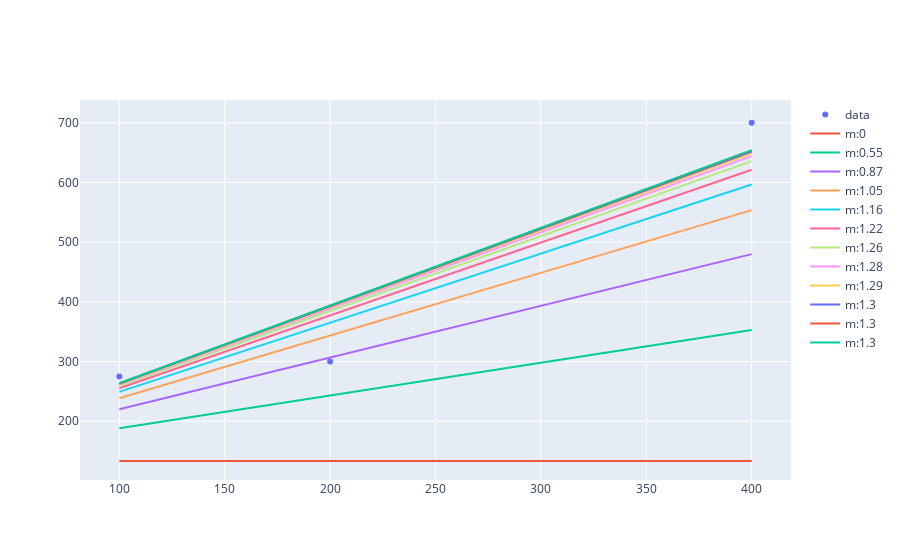

Notebook code cell kept with this figure:
### Code cell
from plotly.offline import iplot, init_notebook_mode
from graph import plot, m_b_trace
import plotly.graph_objs as go

init_notebook_mode(connected=True)

from graph import trace_values, plot

data_trace = trace_values(budgets, revenues)
if descent_steps:
    m_values = list(map(lambda step: step['m'] ,descent_steps))
    regression_traces = list(map(lambda m: m_b_trace(m, 133.33, budgets, name = 'm:' + str(round(m, 2))), m_values))
    plot([data_trace, *regression_traces])

### Figure 1 — Plotly figure (JSON) as saved in the notebook; plotly's stock layout.template omitted (floating-point values rounded to 4 significant figures)
{"data": [{"mode": "markers", "name": "data", "text": [], "type": "scatter", "x": [100, 200, 400], "y": [275, 300, 700]}, {"mode": "lines", "name": "m:0", "type": "scatter", "x": [100, 200, 400], "y": [133.3, 133.3, 133.3]}, {"mode": "lines", "name": "m:0.55", "type": "scatter", "x": [100, 200, 400], "y": [188.2, 243.0, 352.7]}, {"mode": "lines", "name": "m:0.87", "type": "scatter", "x": [100, 200, 400], "y": [220.0, 306.6, 479.9]}, {"mode": "lines", "name": "m:1.05", "type": "scatter", "x": [100, 200, 400], "y": [238.4, 343.5, 553.6]}, {"mode": "lines", "name": "m:1.16", "type": "scatter", "x": [100, 200, 400], "y": [249.1, 364.9, 596.4]}, {"mode": "lines", "name": "m:1.22", "type": "scatter", "x": [100, 200, 400], "y": [255.3, 377.3, 621.3]}, {"mode": "lines", "name": "m:1.26", "type": "scatter", "x": [100, 200, 400], "y": [258.9, 384.5, 635.7]}, {"mode": "lines", "name": "m:1.28", "type": "scatter", "x": [100, 200, 400], "y": [261.0, 388.7, 644.0]}, {"mode": "lines", "name": "m:1.29", "type": "scatter", "x": [100, 200, 400], "y": [262.2, 391.1, 648.8]}, {"mode": "lines", "name": "m:1.3", "type": "scatter", "x": [100, 200, 400], "y": [262.9, 392.5, 651.7]}, {"mode": "lines", "name": "m:1.3", "type": "scatter", "x": [100, 200, 400], "y": [263.3, 393.3, 653.3]}, {"mode": "lines", "name": "m:1.3", "type": "scatter", "x": [100, 200, 400], "y": [263.6, 393.8, 654.2]}], "layout": {}}
